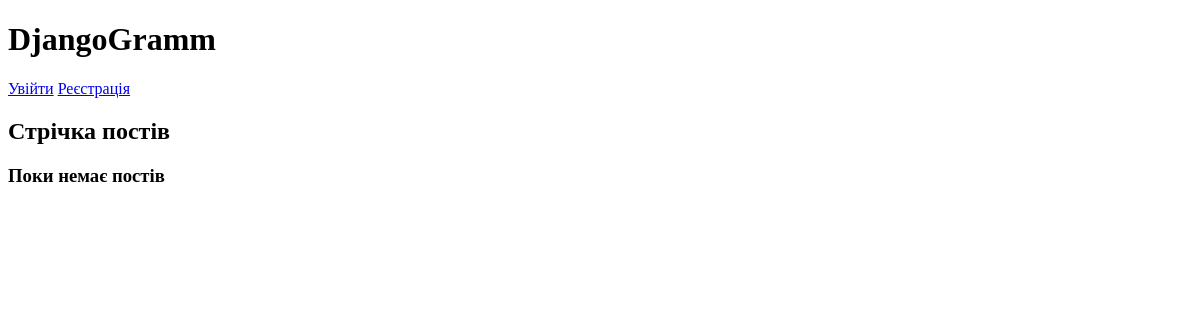
Before: / with the older database file.
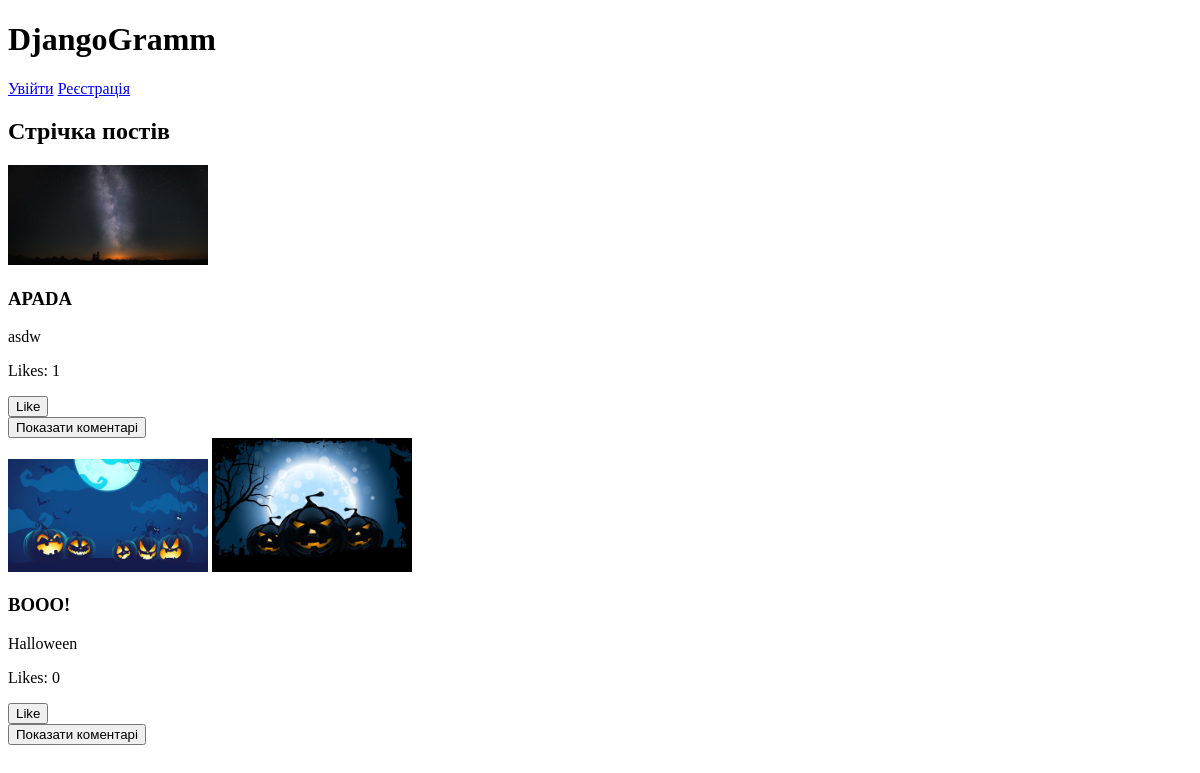
After: the same page with the newer database file.
### social/models.py (models this page shows, shortened)
class Image(models.Model):
    post = models.ForeignKey(Post, on_delete=models.CASCADE, related_name='images')
    image_file = models.ImageField(upload_to="post_images/")

class Post(models.Model):
    user = models.ForeignKey(User, on_delete=models.CASCADE)
    title = models.CharField(max_length=100)  # Added title field
    description = models.TextField(blank=True)  # Added description field
    likes = models.ManyToManyField(User, related_name='liked_posts', blank=True)
    created_at = models.DateTimeField(auto_now_add=True)
    tags = models.ManyToManyField('Tag', related_name='posts', blank=True)  # Many-to-many relationship with tags

### social/views.py (the view)
# urls.py: 2. Add a URL to urlpatterns:  path('', views.home, name='home')
def home(request):
    posts = Post.objects.prefetch_related('images').all()
    return render(request, 'home.html', {'posts': posts})

### templates/home.html (shortened to what this page needs)
<!DOCTYPE html>
<html lang="en">
<head>
</head>
<body>
    <header>
        <h1>DjangoGramm</h1>
    </header>
    <nav>
        {% if user.is_authenticated %}
            <a href="{% url 'post_create' %}">Створити пост</a>
            <a href="{% url 'profile' user.username %}">Профіль</a>
            <a href="{% url 'logout' %}">Вийти</a>
        {% else %}
            <a href="{% url 'login' %}">Увійти</a>
            <a href="{% url 'register' %}">Реєстрація</a>
        {% endif %}
    </nav>
    <main>
        <section id="posts">
            <h2>Стрічка постів</h2>
            {% if posts %}
                {% for post in posts %}
                    <article class="post">
                        {% if post.images.all %}
                            <div class="post-images">
                                {% for image in post.images.all %}
                                    <img src="{{ image.image_file.url }}" alt="Post image" style="max-width: 200px;">
                                {% endfor %}
                            </div>
                        {% endif %}
                        <h3>{{ post.title }}</h3>
                        <p>{{ post.description }}</p>
                        <p>Likes: {{ post.likes.count }}</p>
                        <form method="post" action="{% url 'add_like' post.id %}" >
                            <button type="submit">Like</button>
                        </form>
                        <button onclick="toggleComments('{{ post.id }}')">Показати коментарі</button>
                    </article>
                {% endfor %}
            {% else %}
                <h3>Поки немає постів</h3>
            {% endif %}
        </section>
    </main>
</body>
</html>

Changed rows visible on the page:
added Post: title "APADA", description "asdw", likes.count "1"
added Image: image_file (picture), shown under "APADA"
added Post: title "BOOO!", description "Halloween", likes.count "0"
added Image: image_file (picture), shown under "BOOO!"
added Image: image_file (picture), shown under "BOOO!"
Other visible differences:
text no longer shown: "Поки немає постів"
